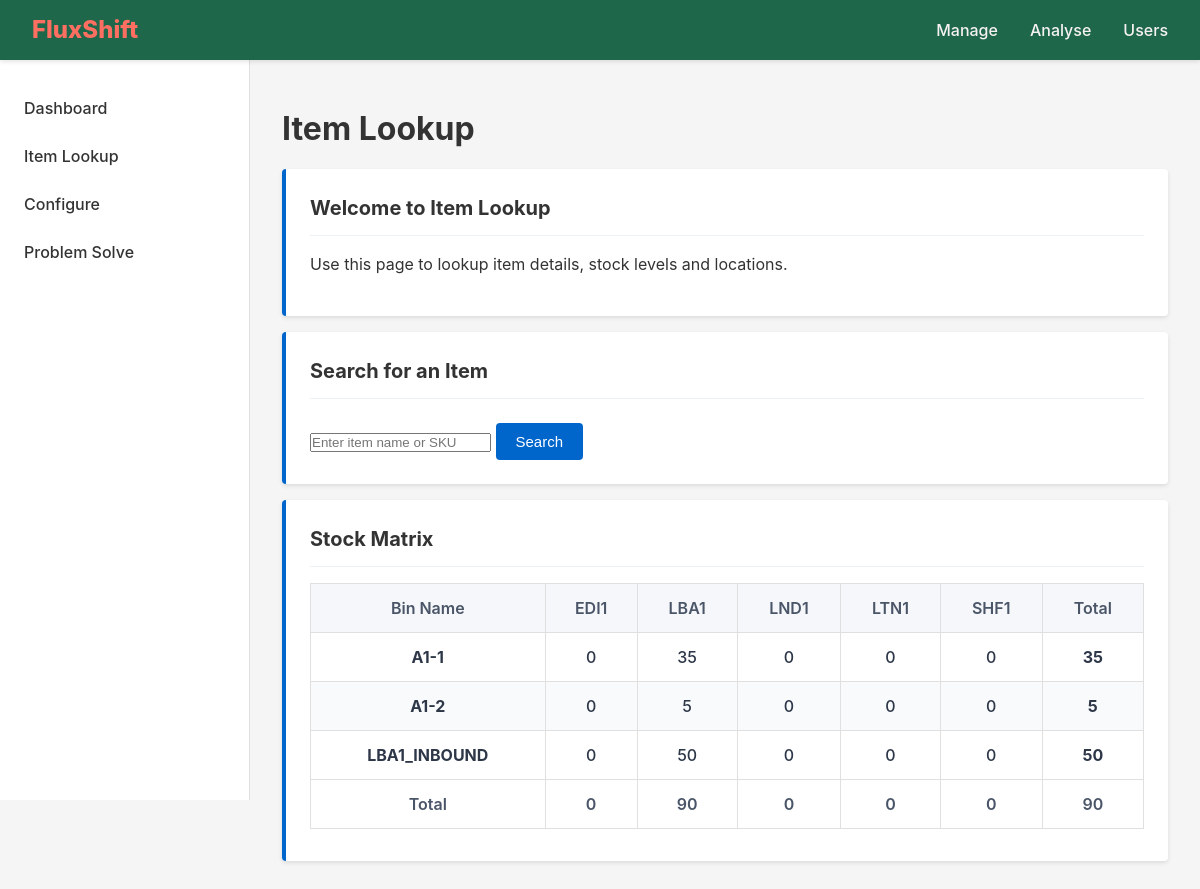
/item_lookup/, run on an earlier commit of the app's database.
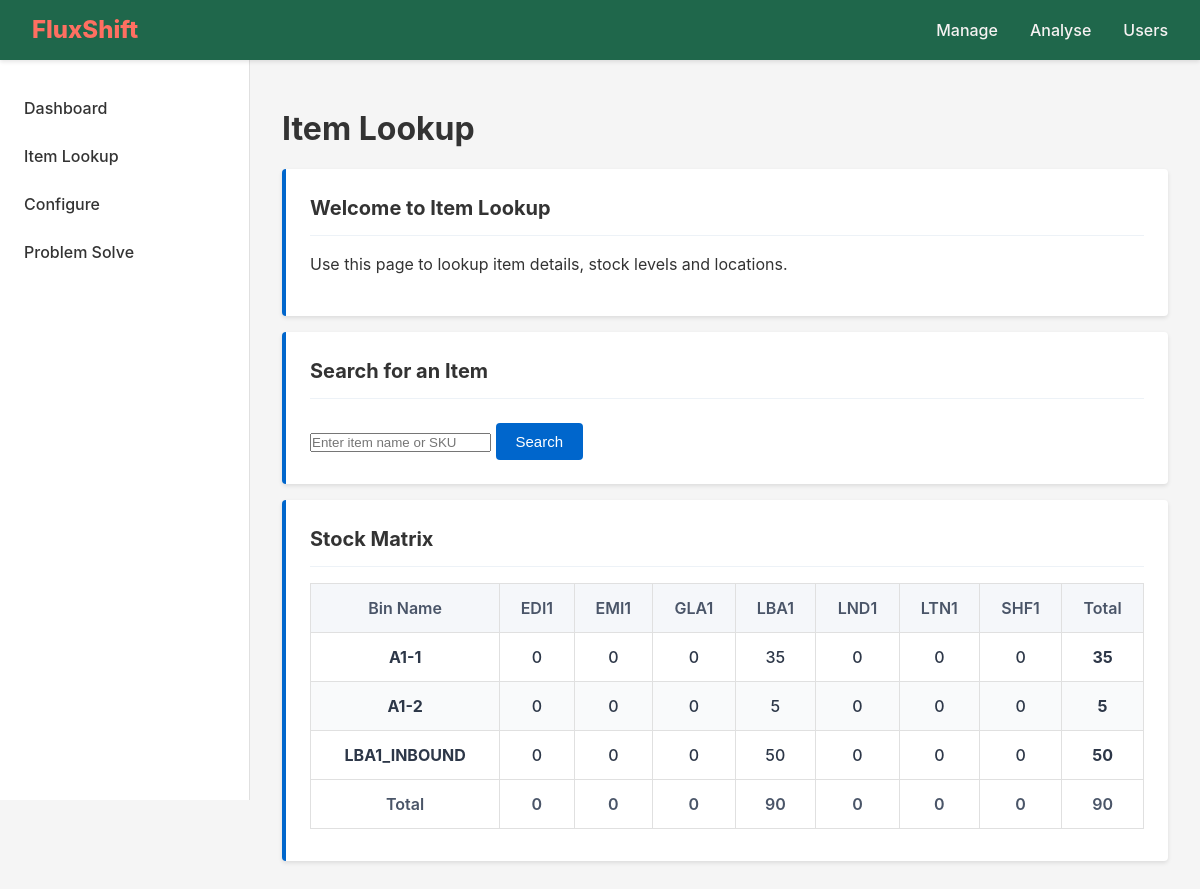
And on a later commit of the database.
### core/models.py (models this page shows, shortened)
class Warehouse(models.Model):
    warehouse_name = models.CharField(max_length=50)
    street_address = models.CharField(max_length=120)
    postcode = models.CharField(max_length=8)
    class Meta:
        verbose_name_plural = "Warehouses"

### core/views.py (the view, shortened to what this page needs)
# urls.py: path("item_lookup/", views.ItemsLookupView.as_view(), name="item-lookup-page"), # Item list page
class ItemsLookupView(View):
    template_name = "core/item_lookup.html"
    def get_warehouse_bin_matrix(self,
            item_id=None):
        warehouses = Warehouse.objects.order_by("warehouse_name")
        stock_query = StockLevel.objects
        if item_id:
            stock_query = stock_query.filter(item_id=item_id)
        stock_summary = stock_query.values(
            'bin__id',
            'bin__bin_name',
            'bin__warehouse__id',
            'bin__warehouse__warehouse_name'
        ).annotate(
            total_quantity=Sum('quantity')
        ).order_by('bin__warehouse__warehouse_name', 'bin__bin_name')
        bins_dict = {}
        for item in stock_summary:
            bin_id = item['bin__id']
            bin_name = item['bin__bin_name']
            warehouse_id = item['bin__warehouse__id']
            total = item['total_quantity'] or 0
            if bin_id not in bins_dict:
                bins_dict[bin_id] = {
                    'id': bin_id,
                    'name': bin_name,
                    'warehouses_stocks': {}
                }
            bins_dict[bin_id]['warehouses_stocks'][warehouse_id] = total
        matrix = {
            'warehouses': list(warehouses),
            'bins': [],
            'column_totals': [0] * len(warehouses),
            'grand_total': 0
        }
        for bin_id, bin_data in sorted(bins_dict.items(), key=lambda x: x[1]['name']):
            bin_row = {
                'bin_name': bin_data['name'],
                'quantities': []
            }
            row_total = 0
            for i, warehouse in enumerate(warehouses):
                quantity = bin_data['warehouses_stocks'].get(warehouse.id, 0)
                bin_row['quantities'].append(quantity)
                row_total += quantity
                matrix['column_totals'][i] += quantity
            bin_row['row_total'] = row_total
            matrix['grand_total'] += row_total
            matrix['bins'].append(bin_row)
        return matrix
    def get(self,
            request):
        context = {}
        search_query = request.GET.get('q', '')
        if search_query:
            item = self.get_item_details(search_query)
            context['item'] = item
            if item:
                context['bin_warehouse_matrix'] = self.get_warehouse_bin_matrix(item_id=item.id)
            else:
                context['search_error'] = f"No items found matching '{search_query}'"
                context['bin_warehouse_matrix'] = self.get_warehouse_bin_matrix()
        else:
            context['bin_warehouse_matrix'] = self.get_warehouse_bin_matrix()
        return render(request, self.template_name, context)

### core/templates/core/item_lookup.html (shortened to what this page needs)
{% extends "base.html" %}
{% load static %}
{% block css_files %}
  <link rel="stylesheet" href="{% static 'core/core.css' %}">
{% endblock %}
{% block content %}
<h1>Item Lookup</h1>
<div class="card-admin">
  <h2>Welcome to Item Lookup</h2>
  <p>Use this page to lookup item details, stock levels and locations.</p>
</div>
<div class="card-admin">
    <h2>Search for an Item</h2>
    <form method="get" action="">
        <input type="text" name="q" placeholder="Enter item name or SKU" value="{{ request.GET.q|default:'' }}" required>
        <button type="submit">Search</button>
    </form>
</div>
<div class="card-admin">
  <h2>Stock Matrix {% if item %}for {{ item.item_name }}{% endif %}</h2>
  <div class="table-responsive">
    <table class="stock-table">
      <thead>
        <tr>
          <th>Bin Name</th>
          {% for warehouse in bin_warehouse_matrix.warehouses %}
            <th>{{ warehouse.warehouse_name }}</th>
          {% endfor %}
          <th>Total</th>
        </tr>
      </thead>
      <tbody>
        {% if bin_warehouse_matrix.bins %}
          {% for bin_row in bin_warehouse_matrix.bins %}
            <tr>
              <td><strong>{{ bin_row.bin_name }}</strong></td>
              {% for quantity in bin_row.quantities %}
                <td>{{ quantity }}</td>
              {% endfor %}
              <td><strong>{{ bin_row.row_total }}</strong></td>
            </tr>
          {% endfor %}
        {% endif %}
      </tbody>
      <tfoot>
        <tr>
          <th>Total</th>
          {% for total in bin_warehouse_matrix.column_totals %}
            <th>{{ total }}</th>
          {% endfor %}
          <th>{{ bin_warehouse_matrix.grand_total }}</th>
        </tr>
      </tfoot>
    </table>
  </div>
</div>
{% endblock %}

What changed in the data, as far as the page shows it:
added Warehouse: warehouse_name "EMI1"
added Warehouse: warehouse_name "GLA1"
Also different on the page:
new list line: "0 0"
new list line: "0"
